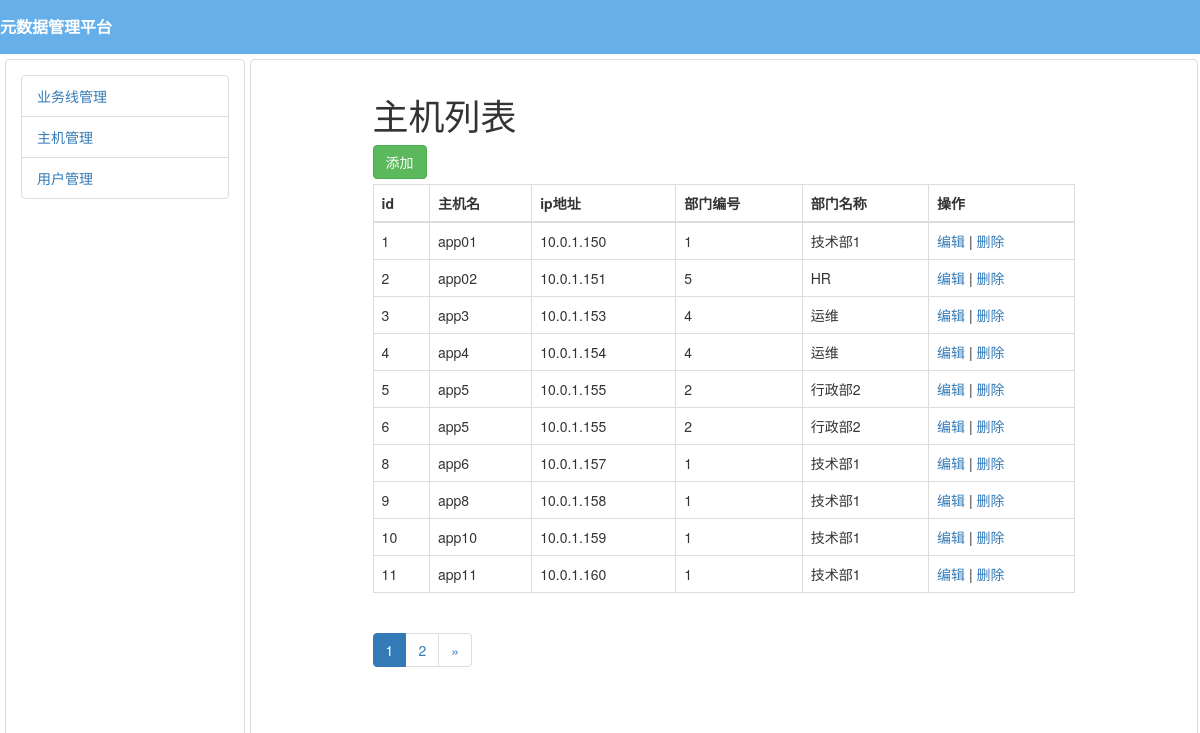
/myweb/hosts/, run on the app's committed database.
### myweb/models.py (models this page shows)
class Hosts(models.Model):
    hostname = models.CharField(max_length=32)
    ip = models.CharField(max_length=32,default='1.1.1.1')
    depart = models.ForeignKey(to='Department',to_field='id',default=1)

class Department(models.Model):
    id = models.AutoField(primary_key=True)
    title = models.CharField(max_length=32)

### myweb/views.py (the view)
def hosts(request):
    hosts_list = models.Hosts.objects.all()
    paginator = Paginator(hosts_list,10)
    page = request.GET.get('page')
    try:
        hosts_page = paginator.page(page)
    except PageNotAnInteger:
        hosts_page = paginator.page(1)
    except EmptyPage:
        hosts_page = paginator.page(paginator.num_pages)
    return render(request, 'hosts.html', {'cur_list': hosts_page})

### templates/hosts.html (shortened to what this page needs)
{% extends "layout.html" %}
{% block content %}
    <div class="container" style="width: 80%">
    <h1>主机列表</h1>
    <div style="margin: 5px 0">
        <a href="/myweb/hosts_add/" class="btn btn-success">添加</a>
    </div>
    <table class="table table-bordered">
        <thead>
           <tr>
               <th>id</th>
               <th>主机名</th>
               <th>ip地址</th>
               <th>部门编号</th>
               <th>部门名称</th>
               <th>操作</th>
           </tr>
        </thead>
        <tbody>
            {% for obj in cur_list %}
            <tr>
                <td>{{ obj.id }}</td>
                <td>{{ obj.hostname }}</td>
                <td>{{ obj.ip }}</td>
                <td>{{ obj.depart_id }}</td>
                <td>{{ obj.depart.title }}</td>
                <td>
                    <a href="/myweb/hosts_edit/?nid={{ obj.id }}">编辑</a>
                    |
                    <a href="/myweb/hosts_del/?nid={{ obj.id }}">删除</a>
                </td>
            </tr>
            {% endfor %}
        </tbody>
    </table>
    <div>
    <ul class="pagination">
        {% for pg in cur_list.paginator.page_range %}
            {% if cur_list.number == pg %}
                <li class="active"><a href="?page={{ pg }}">{{ pg }}</a></li>
            {% else %}
                <li><a href="?page={{ pg }}">{{ pg }}</a></li>
            {% endif %}
        {% endfor %}
        {% if cur_list.has_next %}
            <li><a href="?page={{ cur_list.next_page_number }}">&raquo;</a></li>
        {% endif %}
    </ul>
    </div>
</div>
{% endblock %}

### templates/layout.html (shortened to what this page needs)
<!DOCTYPE html>
<html lang="en">
<head>
    <link rel="stylesheet" href="/static/plugins/bootstrap/css/bootstrap.css">
</head>
<body>
<div style="height: 54px; margin-top: 0px; background-color: #66afe9; line-height: 54px;">
    <label style="color: #ffffff;font-size: medium">元数据管理平台</label>
</div>
<div style="margin-top: 5px">
    <div style="float: left; width: 20%; height:900px; margin-left: 5px" class="panel panel-default">
        <div class="panel-body">
        <ul class="list-group">
        <li class="list-group-item"><a href="/myweb/parts/">业务线管理</a></li>
        <li class="list-group-item"><a href="/myweb/hosts/">主机管理</a></li>
        <li class="list-group-item"><a href="/myweb/users/">用户管理</a></li>
        </ul>
        </div>
    </div>
    <div style="float: left; width: 79%; height:900px;margin-left: 5px" class="panel panel-default" >
    <div class="panel-body">
        {% block content %}{% endblock %}
    </div>
    </div>
</div>
</body>
</html>

### templates/layout.html (style rules this page uses)
body { margin: 0px; padding: 0px; }

### data on the page
Hosts: id "1", hostname "app01", ip "10.0.1.150", depart_id "1", depart "技术部1"
Hosts: id "2", hostname "app02", ip "10.0.1.151", depart_id "5", depart "HR"
Hosts: id "3", hostname "app3", ip "10.0.1.153", depart_id "4", depart "运维"
Hosts: id "4", hostname "app4", ip "10.0.1.154", depart_id "4", depart "运维"
Hosts: id "5", hostname "app5", ip "10.0.1.155", depart_id "2", depart "行政部2"
Hosts: id "6", hostname "app5", ip "10.0.1.155", depart_id "2", depart "行政部2"
Hosts: id "8", hostname "app6", ip "10.0.1.157", depart_id "1", depart "技术部1"
Hosts: id "9", hostname "app8", ip "10.0.1.158", depart_id "1", depart "技术部1"
Hosts: id "10", hostname "app10", ip "10.0.1.159", depart_id "1", depart "技术部1"
Hosts: id "11", hostname "app11", ip "10.0.1.160", depart_id "1", depart "技术部1"

### other printed values
{{ pg }} "1"
{{ pg }} "2"
